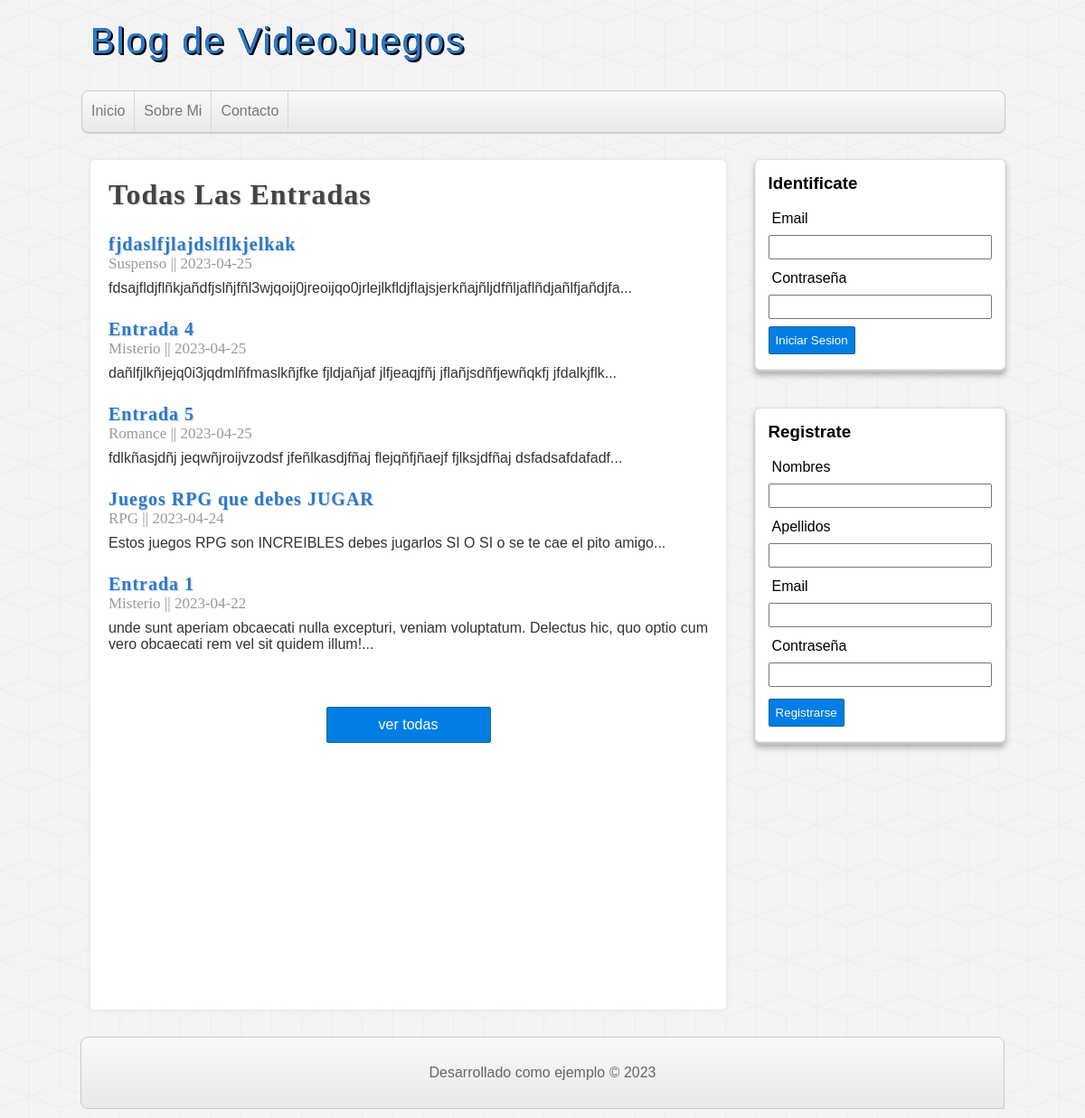
The app's page /total_entradas.php with its own data.
### tables this page shows
CREATE TABLE `entradas` (
  `idEntradas` int NOT NULL AUTO_INCREMENT,
  `categoria_id` int NOT NULL,
  `titulo` varchar(255) NOT NULL,
  `descripcion` mediumtext,
  `fecha` date NOT NULL,
  PRIMARY KEY (`idEntradas`),
  KEY `fk_entrada_categoria` (`categoria_id`),
  CONSTRAINT `fk_entrada_categoria` FOREIGN KEY (`categoria_id`) REFERENCES `categorias` (`idCategorias`)
);

CREATE TABLE `categorias` (
  `idCategorias` int NOT NULL AUTO_INCREMENT,
  `nombre` varchar(100) DEFAULT NULL,
  PRIMARY KEY (`idCategorias`),
  UNIQUE KEY `uq_nombre` (`nombre`)
);

### includes/helpers.php (called while the page is built, shortened)
<?php
function listar_entradas($conexionDB, $limit = null, $categoria = null){
    $consultaSQL = "SELECT e.idEntradas, e.titulo, e.descripcion, e.fecha, c.nombre AS 'categoria' FROM entradas AS e ".
                   "INNER JOIN categorias AS c ON e.categoria_id = c.idCategorias ORDER BY e.fecha desc";
    $ejecucionConsulta = mysqli_query($conexionDB, $consultaSQL);
    $resultado = array();
    if(mysqli_num_rows($ejecucionConsulta) >= 1){
        $resultado = $ejecucionConsulta;
        return $resultado;
    } else {
        return $resultado;
    }
}
?>

### total_entradas.php (the view, shortened to what this page needs)
<!DOCTYPE html>
<html lang="en">
<head>
    <link rel="stylesheet" href="./assets/css/style.css">
</head>
<body>
<?php
        require_once 'includes/helpers.php';
        require_once 'includes/conexion.php';
        $listado_entradas = listar_entradas($conexionDB);
    ?>
    <?php
        require_once 'includes/header.php';
    ?>
    <div id="container">
        <?php require_once 'includes/aside.php'; ?>
        <div id="main">
            <h1>Todas Las Entradas</h1>
            <?php if(!empty($listado_entradas)): ?>
                <?php while($entradas = mysqli_fetch_assoc($listado_entradas)): ?>
                    <article class="inputs">
                        <a href="entradas.php?idEntrada=<?= $entradas['idEntradas'] ?>">
                            <h2><?= $entradas['titulo'] ?></h2>
                            <span><?= $entradas['categoria']." || ".$entradas['fecha'] ?></span>
                            <p><?= substr($entradas['descripcion'], 0, 250)."..."  ?></p>
                        </a>
                    </article>
                <?php endwhile; ?>
            <?php endif; ?>
            <div id="ver-todas"><a href="total_entradas.php">ver todas</a></div>
        </div>
    </div>
    <?php require_once 'includes/footer.php'; ?>
</body>
</html>

### assets/css/style.css (style rules this page uses)
* { margin: 0px; padding: 0px; font-family: sans-serif, Helvetica,Arial; text-decoration: none; }
body { background: url(../imgs/cubes.png) #F4F4F4; }
#container { width: 85%; height: auto; background: none; min-height: 900px; margin: 30px auto; }
#main { float: left; width: 65%; min-height: 900px; background-color: white; border-radius: 5px; box-shadow: 0px 0px 5px #ddd; margin: 0px 0px 0px 10px; padding: 20px; overflow: hidden; }
#main h1 { font-size: 32px; color: #444; letter-spacing: 1px; text-shadow: 1px 1px 2px #ccc; font-family: "fajala"; }
#main h2 { font-size: 20px; color: #2979CD; letter-spacing: 1px; text-shadow: 1px 1px 2px #ccc; font-family: "fajala"; margin-top: 25px; }
#main span { font-size: 17px; color: #999; font-family: Georgia, Times, 'Times New Roman', serif; margin: 5px 0px; }
#main p { margin-top: 8px; text-align: justify; }
#main a { color: #333; }
#ver-todas a { display: block; border-radius: 2px; padding: 10px; color: white; background: #007ee5; border: 1px solid #156785; cursor: pointer; width: 160px; margin: 60px auto 0px auto; text-align: center; }

### records on screen
entradas: titulo "fjdaslfjlajdslflkjelkak", categoria.nombre "Suspenso", fecha "2023-04-25", descripcion "fdsajfldjflñkjañdfjslñjfñl3wjqoij0jreoijqo0jrlejlkfldjflajsjerkñajñljdfñljaflñdjañlfjañdjfa"
entradas: titulo "Entrada 4", categoria.nombre "Misterio", fecha "2023-04-25", descripcion "dañlfjlkñjejq0i3jqdmlñfmaslkñjfke fjldjañjaf jlfjeaqjfñj jflañjsdñfjewñqkfj jfdalkjflk"
entradas: titulo "Entrada 5", categoria.nombre "Romance", fecha "2023-04-25", descripcion "fdlkñasjdñj jeqwñjroijvzodsf jfeñlkasdjfñaj flejqñfjñaejf fjlksjdfñaj dsfadsafdafadf"
entradas: titulo "Juegos RPG que debes JUGAR", categoria.nombre "RPG", fecha "2023-04-24", descripcion "Estos juegos RPG son INCREIBLES debes jugarlos SI O SI o se te cae el pito amigo"
entradas: titulo "Entrada 1", categoria.nombre "Misterio", fecha "2023-04-22", descripcion "unde sunt aperiam obcaecati nulla excepturi, veniam voluptatum. Delectus hic, quo optio cum vero obcaecati rem vel sit quidem illum!"
